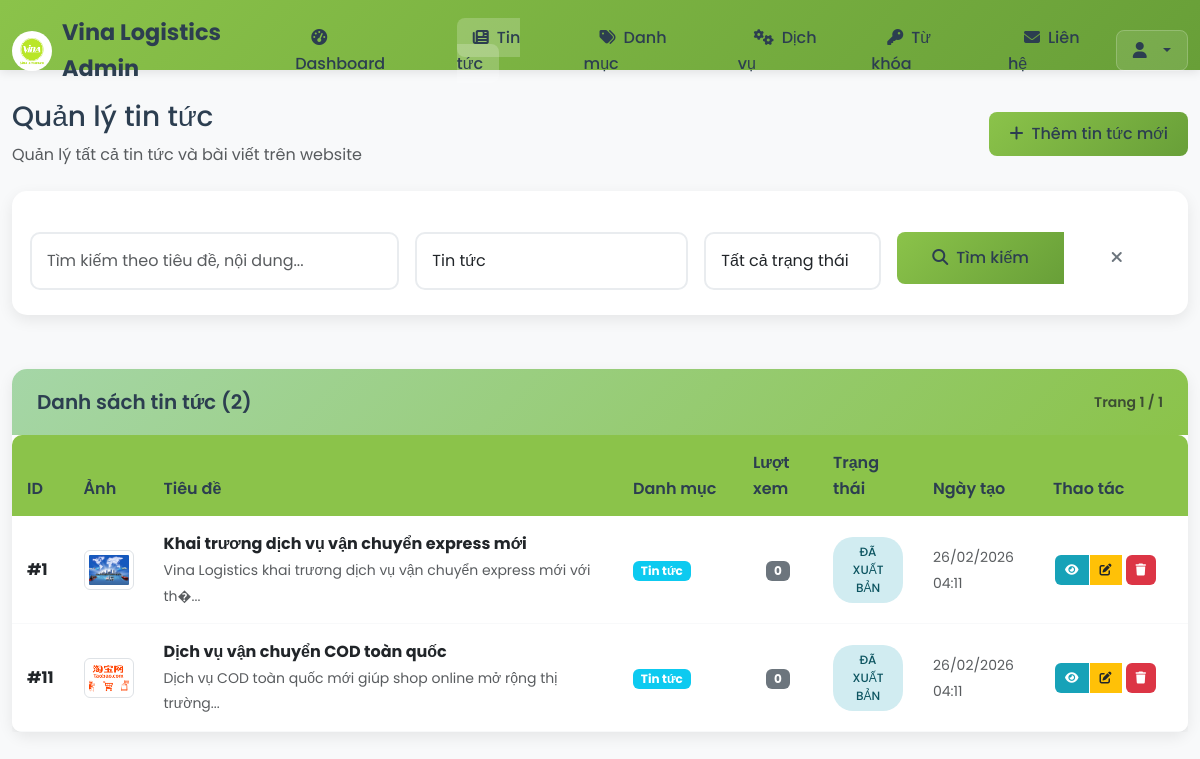
The page /admin/news.php?category=1 (signed in) on the database its author committed.
### tables this page shows
CREATE TABLE news (
  id int(11) NOT NULL AUTO_INCREMENT,
  title varchar(255) NOT NULL,
  slug varchar(255) NOT NULL UNIQUE,
  image varchar(255) DEFAULT NULL,
  content longtext NOT NULL,
  excerpt text DEFAULT NULL,
  category_id int(11) DEFAULT NULL,
  tags varchar(500) DEFAULT NULL,
  views int(11) DEFAULT 0,
  featured tinyint(1) DEFAULT 0,
  created_at timestamp NOT NULL DEFAULT CURRENT_TIMESTAMP,
  updated_at timestamp NOT NULL DEFAULT CURRENT_TIMESTAMP ON UPDATE CURRENT_TIMESTAMP,
  status enum('published','draft') DEFAULT 'published',
  PRIMARY KEY (id),
  INDEX idx_slug (slug),
  INDEX idx_status (status),
  INDEX idx_category (category_id),
  INDEX idx_featured (featured),
  INDEX idx_views (views),
  FOREIGN KEY (category_id) REFERENCES news_categories(id) ON DELETE SET NULL
);

CREATE TABLE news_categories (
  id int(11) NOT NULL AUTO_INCREMENT,
  name varchar(100) NOT NULL,
  slug varchar(100) NOT NULL UNIQUE,
  description text DEFAULT NULL,
  sort_order int(11) DEFAULT 0,
  status enum('active','inactive') DEFAULT 'active',
  created_at timestamp NOT NULL DEFAULT CURRENT_TIMESTAMP,
  PRIMARY KEY (id),
  INDEX idx_slug (slug),
  INDEX idx_status (status),
  INDEX idx_sort (sort_order)
);

### admin/news.php (the view, shortened to what this page needs)
<?php
require_once 'config.php';
$page = isset($_GET['page']) ? (int)$_GET['page'] : 1;
$offset = ($page - 1) * ITEMS_PER_PAGE;
$search = $_GET['search'] ?? '';
$category = $_GET['category'] ?? '';
$whereClause = '';
$params = [];
$conditions = [];
if ($category) {
    $conditions[] = "category_id = ?";
    $params[] = $category;
}
if ($conditions) {
    $whereClause = "WHERE " . implode(" AND ", $conditions);
}
$countSql = "SELECT COUNT(*) FROM news $whereClause";
$stmt = $pdo->prepare($countSql);
$stmt->execute($params);
$totalItems = $stmt->fetchColumn();
$totalPages = ceil($totalItems / ITEMS_PER_PAGE);
$sql = "SELECT n.*, nc.name as category_name
        FROM news n
        LEFT JOIN news_categories nc ON n.category_id = nc.id
        $whereClause
        ORDER BY n.created_at DESC
        LIMIT " . ITEMS_PER_PAGE . " OFFSET $offset";
$stmt = $pdo->prepare($sql);
$stmt->execute($params);
$newsList = $stmt->fetchAll(PDO::FETCH_ASSOC);
$categoriesStmt = $pdo->query("SELECT * FROM news_categories WHERE status = 'active' ORDER BY name");
$categories = $categoriesStmt->fetchAll(PDO::FETCH_ASSOC);
include 'includes/header.php';
?>
<div class="row mb-4">
    <div class="col-12">
        <div class="d-flex justify-content-between align-items-center">
            <div>
                <h1 class="h3 mb-2">Quản lý tin tức</h1>
                <p class="text-muted mb-0">Quản lý tất cả tin tức và bài viết trên website</p>
            </div>
            <a href="news-add.php" class="btn btn-admin-primary">
                <i class="fas fa-plus me-2"></i>Thêm tin tức mới
            </a>
        </div>
    </div>
</div>
<div class="row mb-4">
    <div class="col-12">
        <div class="admin-card">
            <div class="card-body">
                <form method="GET" class="row g-3">
                    <div class="col-md-4">
                        <input type="text" class="form-control" name="search"
                               placeholder="Tìm kiếm theo tiêu đề, nội dung..."
                               value="<?php echo htmlspecialchars($search); ?>">
                    </div>
                    <div class="col-md-3">
                        <select name="category" class="form-control">
                            <?php foreach ($categories as $cat): ?>
                                <option value="<?php echo $cat['id']; ?>"
                                        <?php echo $category == $cat['id'] ? 'selected' : ''; ?>>
                                    <?php echo htmlspecialchars($cat['name']); ?>
                                </option>
                            <?php endforeach; ?>
                        </select>
                    </div>
                    <div class="col-md-2">
                        <select name="status" class="form-control">
                            <option value="">Tất cả trạng thái</option>
                        </select>
                    </div>
                    <div class="col-md-3">
                        <div class="btn-group w-100">
                            <button type="submit" class="btn btn-admin-primary">
                                <i class="fas fa-search me-2"></i>Tìm kiếm
                            </button>
                            <a href="news.php" class="btn btn-outline-secondary">
                                <i class="fas fa-times"></i>
                            </a>
                        </div>
                    </div>
                </form>
            </div>
        </div>
    </div>
</div>
<div class="row">
    <div class="col-12">
        <div class="admin-card">
            <div class="card-header d-flex justify-content-between align-items-center">
                <h5 class="mb-0">Danh sách tin tức (<?php echo number_format($totalItems); ?>)</h5>
                <small class="text-muted">Trang <?php echo $page; ?> / <?php echo $totalPages; ?></small>
            </div>
            <div class="card-body p-0">
                <?php if ($newsList): ?>
                    <div class="table-responsive">
                        <table class="table table-admin mb-0">
                            <thead>
                                <tr>
                                    <th width="50">ID</th>
                                    <th width="80">Ảnh</th>
                                    <th>Tiêu đề</th>
                                    <th width="120">Danh mục</th>
                                    <th width="80">Lượt xem</th>
                                    <th width="100">Trạng thái</th>
                                    <th width="120">Ngày tạo</th>
                                    <th width="150">Thao tác</th>
                                </tr>
                            </thead>
                            <tbody>
                                <?php foreach ($newsList as $news): ?>
                                    <tr>
                                        <td><strong>#<?php echo $news['id']; ?></strong></td>
                                        <td>
                                            <?php if ($news['image'] && file_exists('../' . $news['image'])): ?>
                                                <img src="../<?php echo htmlspecialchars($news['image']); ?>"
                                                     alt="News image" class="img-thumbnail"
                                                     style="width: 60px; height: 40px; object-fit: cover;">
                                            <?php endif; ?>
                                        </td>
                                        <td>
                                            <strong><?php echo htmlspecialchars($news['title']); ?></strong>
                                            <br>
                                            <small class="text-muted">
                                                <?php echo htmlspecialchars(substr(strip_tags($news['excerpt']), 0, 80)); ?>...
                                            </small>
                                        </td>
                                        <td>
                                            <?php if ($news['category_name']): ?>
                                                <span class="badge bg-info"><?php echo htmlspecialchars($news['category_name']); ?></span>
                                            <?php else: ?>
                                                <span class="text-muted">Không có</span>
                                            <?php endif; ?>
                                        </td>
                                        <td class="text-center">
                                            <span class="badge bg-secondary"><?php echo number_format($news['views']); ?></span>
                                        </td>
                                        <td>
                                            <form method="POST" class="d-inline">
                                                <button type="submit" class="btn btn-sm status-badge status-<?php echo $news['status']; ?> border-0"
                                                        title="Click để thay đổi trạng thái">
                                                    <?php echo $news['status'] === 'published' ? 'Đã xuất bản' : 'Nháp'; ?>
                                                </button>
                                            </form>
                                        </td>
                                        <td>
                                            <small class="text-muted">
                                                <?php echo date('d/m/Y', strtotime($news['created_at'])); ?><br>
                                                <?php echo date('H:i', strtotime($news['created_at'])); ?>
                                            </small>
                                        </td>
                                        <td>
                                            <div class="btn-group btn-group-sm">
                                                <a href="../news-detail.php?slug=<?php echo htmlspecialchars($news['slug']); ?>"
                                                   target="_blank" class="btn btn-action btn-action-view" title="Xem">
                                                    <i class="fas fa-eye"></i>
                                                </a>
                                                <a href="news-edit.php?id=<?php echo $news['id']; ?>"
                                                   class="btn btn-action btn-action-edit" title="Sửa">
                                                    <i class="fas fa-edit"></i>
                                                </a>
                                                <form method="POST" class="d-inline" onsubmit="return confirmDelete('Bạn có chắc muốn xóa tin tức này?')">
                                                    <button type="submit" class="btn btn-action btn-action-delete" title="Xóa">
                                                        <i class="fas fa-trash"></i>
                                                    </button>
                                                </form>
                                            </div>
                                        </td>
                                    </tr>
                                <?php endforeach; ?>
                            </tbody>
                        </table>
                    </div>
                <?php endif; ?>
            </div>
        </div>
    </div>
</div>
<?php include 'includes/footer.php'; ?>

### assets/css/style.css (style rules this page uses)
:root { --primary-color: #8bc34a; --primary-dark: #689f38; --primary-light: #a5d6a7; --secondary-color: #2c3e50; --text-dark: #2c3e50; --text-light: #666666; --text-white: #ffffff; --bg-light: #f8f9fa; --bg-white: #ffffff; --border-color: #e9ecef; --shadow: 0 0 20px rgba(139, 195, 74, 0.15); --shadow-hover: 0 5px 30px rgba(139, 195, 74, 0.25); }
* { margin: 0; padding: 0; box-sizing: border-box; }
body { font-family: 'Poppins', sans-serif; font-size: 16px; line-height: 1.6; color: var(--text-dark); background-color: var(--bg-white); }
img { max-width: 100%; height: auto; }
a { color: var(--primary-color); text-decoration: none; transition: all 0.3s ease; }
h1, h2, h3, h4, h5, h6 { font-weight: 600; line-height: 1.3; margin-bottom: 15px; }
h1 { font-size: 2.5rem; }
h5 { font-size: 1.25rem; }
p { margin-bottom: 15px; color: var(--text-light); }
.btn { display: inline-block; padding: 12px 30px; border-radius: 50px; font-weight: 500; text-align: center; text-decoration: none; transition: all 0.3s ease; border: 2px solid transparent; cursor: pointer; }
.form-control { width: 100%; padding: 15px; border: 2px solid var(--border-color); border-radius: 10px; font-size: 1rem; transition: all 0.3s ease; background: var(--bg-white); }
.row { display: flex; flex-wrap: wrap; margin: 0 -15px; }
.col-12 { flex: 0 0 100%; max-width: 100%; }
.col-12, .col-6, .col-4, .col-3 { padding: 0 15px; }
.text-center { text-align: center; }
.mb-4 { margin-bottom: 2rem; }

### admin/includes/header.php (style rules this page uses)
:root { --primary-color: #8bc34a; --primary-dark: #689f38; --primary-light: #a5d6a7; --secondary-color: #2c3e50; --text-dark: #2c3e50; --text-light: #666666; --bg-light: #f8f9fa; --bg-white: #ffffff; --border-color: #e9ecef; --admin-sidebar: #2c3e50; --admin-sidebar-active: #34495e; }
body { background-color: var(--bg-light); font-family: 'Poppins', sans-serif; }
.admin-card { background: white; border-radius: 15px; box-shadow: 0 5px 15px rgba(0,0,0,0.08); border: none; margin-bottom: 30px; }
.admin-card .card-header { background: linear-gradient(135deg, var(--primary-light) 0%, var(--primary-color) 100%); border: none; border-radius: 15px 15px 0 0 !important; padding: 20px 25px; color: var(--text-dark); font-weight: 600; }
.admin-card .card-body { padding: 25px; }
.btn-admin-primary { background: linear-gradient(135deg, var(--primary-color) 0%, var(--primary-dark) 100%); border: none; color: var(--text-dark); font-weight: 500; padding: 10px 20px; border-radius: 8px; transition: all 0.3s ease; }
.table-admin { background: white; border-radius: 10px; overflow: hidden; box-shadow: 0 3px 10px rgba(0,0,0,0.05); }
.table-admin thead th { background: var(--primary-color); color: var(--text-dark); border: none; font-weight: 600; padding: 15px; }
.table-admin tbody td { border-color: #f8f9fa; padding: 15px; vertical-align: middle; }
.status-badge { padding: 6px 12px; border-radius: 20px; font-size: 12px; font-weight: 500; text-transform: uppercase; }
.status-published { background: #d1ecf1; color: #0c5460; }
.btn-action { padding: 6px 10px; margin: 0 2px; border-radius: 6px; border: none; font-size: 12px; cursor: pointer; }
.btn-action-edit { background: #ffc107; color: #212529; }
.btn-action-delete { background: #dc3545; color: white; }
.btn-action-view { background: #17a2b8; color: white; }

### rows shown on the page
news: id "1", image (picture), title "Khai trương dịch vụ vận chuyển express mới", excerpt "Vina Logistics khai trương dịch vụ vận chuyển express mới với th�", category.name "Tin tức", views "0", status "ĐÃ XUẤT BẢN", created_at "26/02/2026", created_at "04:11"
news: id "11", image (picture), title "Dịch vụ vận chuyển COD toàn quốc", excerpt "Dịch vụ COD toàn quốc mới giúp shop online mở rộng thị trường", category.name "Tin tức", views "0", status "ĐÃ XUẤT BẢN", created_at "26/02/2026", created_at "04:11"

### other values the page prints
$totalItems "2"
$page "1"
$totalPages "1"
form field category "Tin tức"
